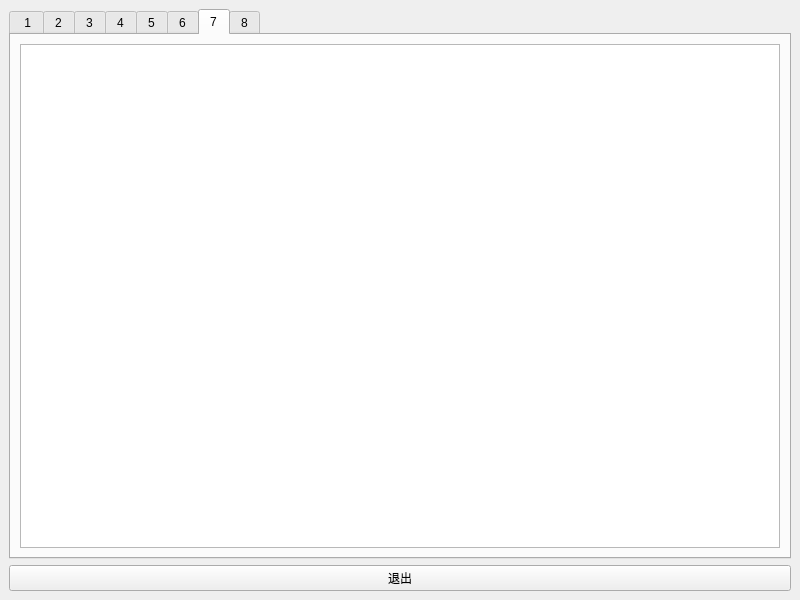
<?xml version="1.0" encoding="UTF-8"?>
<ui version="4.0">
 <class>Window03</class>
 <widget class="QMainWindow" name="Window03">
  <property name="geometry">
   <rect>
    <x>0</x>
    <y>0</y>
    <width>800</width>
    <height>600</height>
   </rect>
  </property>
  <property name="windowTitle">
   <string>MainWindow</string>
  </property>
  <widget class="QWidget" name="centralwidget">
   <layout class="QVBoxLayout" name="verticalLayout_9">
    <item>
     <widget class="QTabWidget" name="tabWidget">
      <property name="currentIndex">
       <number>6</number>
      </property>
      <widget class="QWidget" name="tab1">
       <attribute name="title">
        <string> 1</string>
       </attribute>
       <layout class="QVBoxLayout" name="verticalLayout">
        <item>
         <widget class="QTableWidget" name="tableWidget"/>
        </item>
       </layout>
      </widget>
      <widget class="QWidget" name="tab3">
       <attribute name="title">
        <string>2</string>
       </attribute>
       <layout class="QVBoxLayout" name="verticalLayout_2">
        <item>
         <widget class="QTableWidget" name="tableWidget_3"/>
        </item>
       </layout>
      </widget>
      <widget class="QWidget" name="tab8">
       <attribute name="title">
        <string>3</string>
       </attribute>
       <layout class="QVBoxLayout" name="verticalLayout_3">
        <item>
         <widget class="QTableWidget" name="tableWidget_8"/>
        </item>
       </layout>
      </widget>
      <widget class="QWidget" name="tab7">
       <attribute name="title">
        <string>4</string>
       </attribute>
       <layout class="QVBoxLayout" name="verticalLayout_8">
        <item>
         <widget class="QTableWidget" name="tableWidget_7"/>
        </item>
       </layout>
      </widget>
      <widget class="QWidget" name="tab6">
       <attribute name="title">
        <string>5</string>
       </attribute>
       <layout class="QVBoxLayout" name="verticalLayout_7">
        <item>
         <widget class="QTableWidget" name="tableWidget_6"/>
        </item>
       </layout>
      </widget>
      <widget class="QWidget" name="tab5">
       <attribute name="title">
        <string>6</string>
       </attribute>
       <layout class="QVBoxLayout" name="verticalLayout_6">
        <item>
         <widget class="QTableWidget" name="tableWidget_5"/>
        </item>
       </layout>
      </widget>
      <widget class="QWidget" name="tab4">
       <attribute name="title">
        <string>7</string>
       </attribute>
       <layout class="QVBoxLayout" name="verticalLayout_5">
        <item>
         <widget class="QTableWidget" name="tableWidget41"/>
        </item>
       </layout>
      </widget>
      <widget class="QWidget" name="tab2">
       <attribute name="title">
        <string>8</string>
       </attribute>
       <layout class="QVBoxLayout" name="verticalLayout_4">
        <item>
         <widget class="QTableWidget" name="tableWidget_2"/>
        </item>
       </layout>
      </widget>
     </widget>
    </item>
    <item>
     <widget class="QPushButton" name="pushButton">
      <property name="text">
       <string>退出</string>
      </property>
     </widget>
    </item>
   </layout>
  </widget>
 </widget>
 <resources/>
 <connections/>
</ui>
